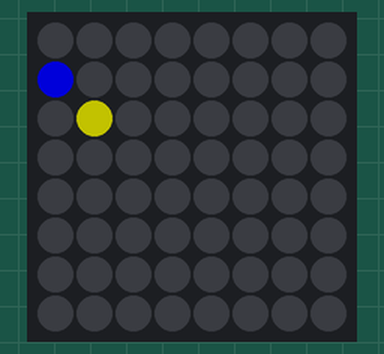
Bench run of a program on a simulated Raspberry Pi (BCM pin numbers) with a Sense HAT. On the bench: the Sense HAT's 8×8 RGB LED matrix. Dim RGB values are drawn brighter than linear; random numbers come from a fixed seed.

Above: at 0.03 s.
At 5.01 s:
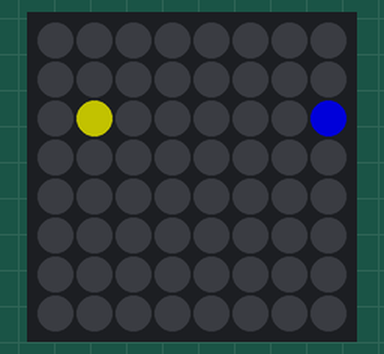
At 9.98 s:
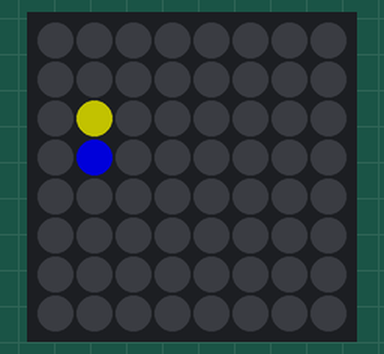
At 19.94 s:
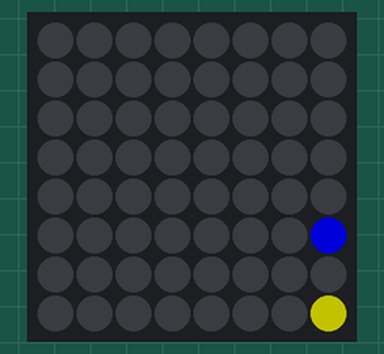
At 29.9 s:
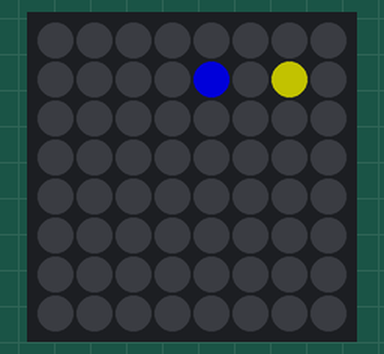
At 39.85 s:
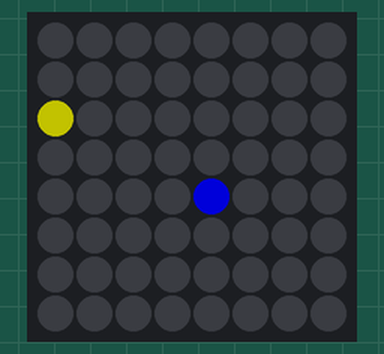

The program:

fly.py
```python
#!/usr/bin/env python
import random
import time

from sense_hat import SenseHat


class Fly:
    """Help a fly randomly find a flower
    Attributes:
        rotation    how is your pi oriented?
        speed       how fast will the fly hunt for the flower?
        cycles      how many flowers to find (0 to run forever)
        color       color of the fly
    """

    def __init__(
            self,
            rotation=0,
            speed=0.05,
            cycles=0,
            color=[30, 0, 150],
    ):

        self.color = color
        self.speed = speed
        self.cycles = cycles

        self.sense = SenseHat()
        self.sense.set_rotation(rotation)
        self.sense.clear()

    def print_pos(self, position, color):
        self.sense.set_pixel(int(position % 8), int(position / 8), color)

    def clear_pos(self, position):
        self.sense.set_pixel(int(position % 8), int(position / 8), 0, 0, 0)

    def catch(self):
        flower = random.randint(0, 63)
        pos = random.randint(0, 63)
        oldpos = 0

        self.print_pos(flower, (90, 90, 0))

        completed_cycles = 0
        while True:
            moved = False
            self.clear_pos(oldpos)
            if flower == oldpos:
                completed_cycles += 1
                if completed_cycles >= self.cycles != 0:
                    self.sense.clear()
                    break
                flower = random.randint(0, 63)
                self.print_pos(flower, [90, 90, 0])
            oldpos = pos
            self.print_pos(pos, self.color)
            while moved is False:
                move = random.randint(0, 7)
                if move == 0:
                    if pos not in [(y * 8) for y in range(8)] and pos not in range(8):
                        pos -= 9
                        moved = True
                if move == 1:
                    if pos not in range(8):
                        pos -= 8
                        moved = True
                if move == 2:
                    if pos not in [(y * 8) + 7 for y in range(8)] and pos not in range(8):
                        pos -= 7
                        moved = True
                if move == 3:
                    if pos not in [y * 8 for y in range(8)]:
                        pos -= 1
                        moved = True
                if move == 4:
                    if pos not in [(y * 8) + 7 for y in range(8)]:
                        pos += 1
                        moved = True
                if move == 5:
                    if pos not in [(y * 8) for y in range(8)] and pos not in [(y + 56) for y in range(8)]:
                        pos += 7
                        moved = True
                if move == 6:
                    if pos not in [(y + 56) for y in range(8)]:
                        pos += 8
                        moved = True
                if move == 7:
                    if pos not in [(y + 56) for y in range(8)] and pos not in [(y * 8) + 7 for y in range(8)]:
                        pos += 9
                        moved = True

            time.sleep(self.speed)


if __name__ == "__main__":
    FLY = Fly()
    FLY.catch()
```
